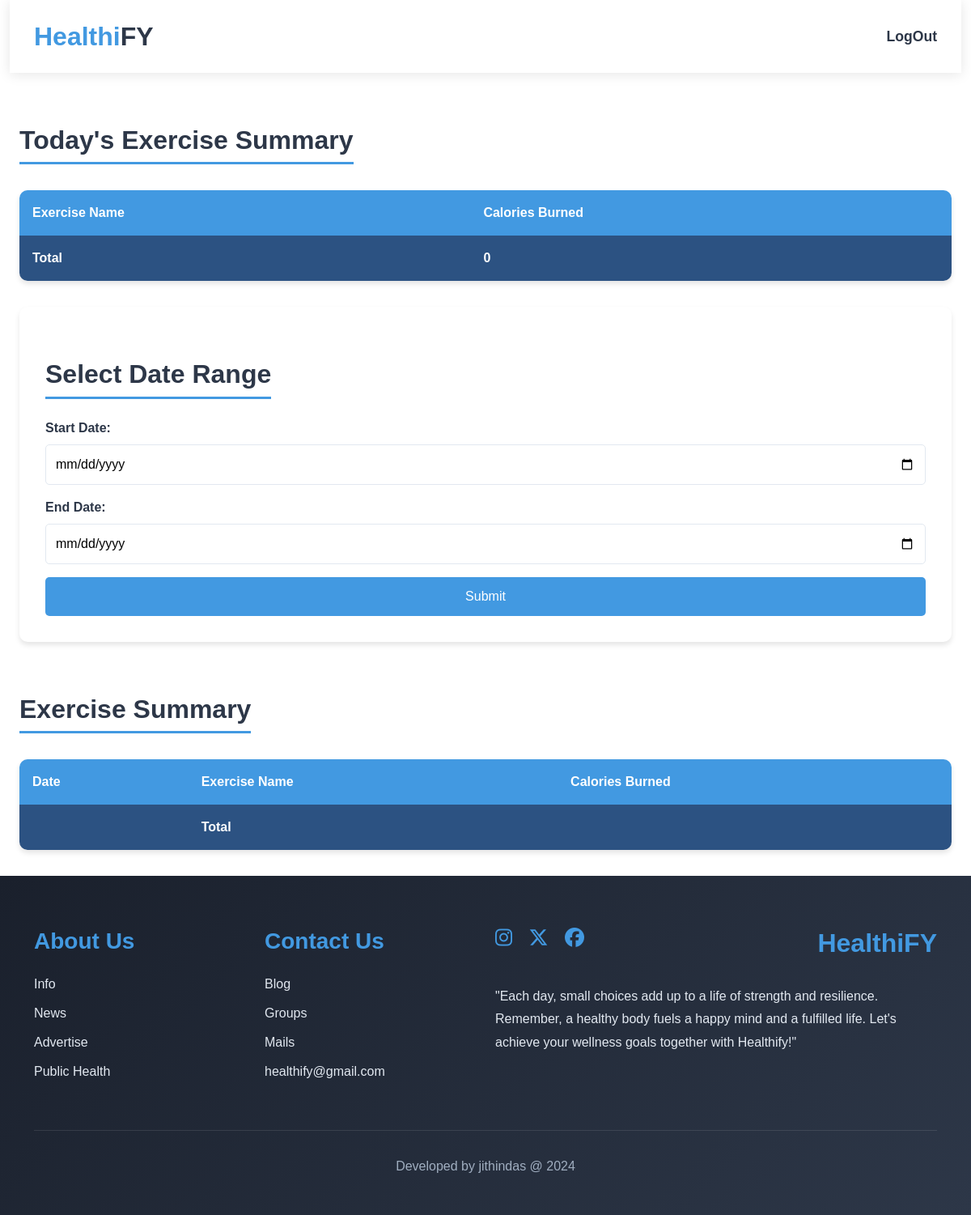
Before: /exsummary/ (signed in) with the older database file.
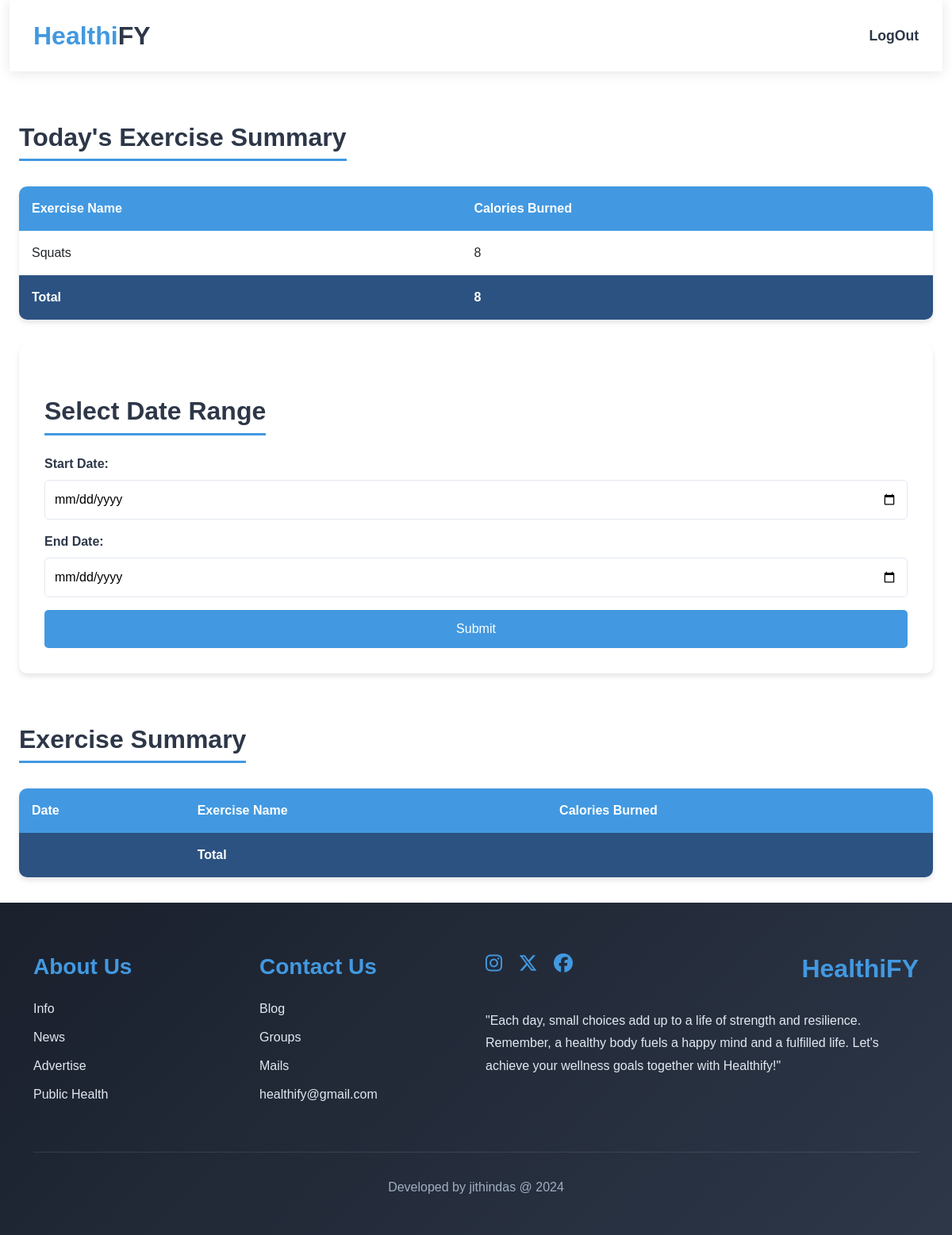
After: the same page with the newer database file.
### web/models.py (models this page shows, shortened)
class Exercise_Data(models.Model):
    exercise=models.ForeignKey(Exercise,on_delete=models.CASCADE)   #exercise is connected with Exercise table
    user=models.ForeignKey(User,on_delete=models.CASCADE)    #user is conneted with User table
    created_date=models.DateField(auto_now_add=True,null=True)
    updated_date=models.DateField(auto_now_add=True,null=True)

class Exercise(models.Model):
    name=models.CharField(max_length=200)   #name of the exercise
    description=models.TextField(blank=True,null=True)   #description of the exercise
    duration=models.CharField(max_length=100,default='60:00',blank=True,null=True)  # Duration of the exercise
    reps=models.PositiveIntegerField(default=25,blank=True,null=True)   # Default number of repetitions set to 15
    calories_burned=models.PositiveIntegerField()  # Calories burned during the exercise
    gif=models.ImageField(upload_to="images/",blank=True,null=True)  # GIF of the exercise

### web/views.py (the view, shortened to what this page needs)
# urls.py: path('exsummary/', ExerciseSummary.as_view(), name='exsummary'),
class ExerciseSummary(View):
    def get(self,request,*args,**kwargs):
        todays_calorie=0
        todays_data = Exercise_Data.objects.filter(user=request.user,created_date=timezone.now().date())
        for calorie in todays_data:
            todays_calorie=todays_calorie+calorie.exercise.calories_burned
        form=DateRangeForm()
        return render(request,'ex_summary.html',{'form':form,'todaysummary': todays_data,'today_calorie':todays_calorie})

### web/forms.py
class DateRangeForm(forms.Form):
    start_date = forms.DateField(
        widget=forms.TextInput(attrs={'type': 'date'}),
        label='Start Date'
    )
    end_date = forms.DateField(
        widget=forms.TextInput(attrs={'type': 'date'}),
        label='End Date'
    )

### web/templates/ex_summary.html (shortened to what this page needs)
{% extends 'profile_update.html' %}
{% load static %}
{% block content %}
<div class="summary-container">
    <h1 class="section-title">Today's Exercise Summary</h1>
    <table class="summary-table">
        <thead>
            <tr>
                <th>Exercise Name</th>
                <th>Calories Burned</th>
            </tr>
        </thead>
        <tbody>
            {% for i in todaysummary %}
            <tr>
                <td>{{ i.exercise.name }}</td>
                <td>{{ i.exercise.calories_burned }}</td>
            </tr>
            {% endfor %}
            <tr class="total-row">
                <th>Total</th>
                <th>{{today_calorie}}</th>
            </tr>
        </tbody>
    </table>
    <div class="date-range-form">
        <h1 class="section-title">Select Date Range</h1>
        <form method="post">
            {{ form.as_p }}
            <button type="submit" class="submit-btn">Submit</button>
        </form>
    </div>
    <h1 class="section-title">Exercise Summary</h1>
    <table class="summary-table">
        <thead>
            <tr>
                <th>Date</th>
                <th>Exercise Name</th>
                <th>Calories Burned</th>
            </tr>
        </thead>
        <tbody>
            <tr class="total-row">
                <th></th>
                <th>Total</th>
                <th>{{total_calorie}}</th>
            </tr>
        </tbody>
    </table>
</div>
{% endblock content %}

### web/templates/profile_update.html (shortened to what this page needs)
<!DOCTYPE html>
<html lang="en">
<head>
    <link href="https://cdn.jsdelivr.net/npm/bootstrap@5.3.3/dist/css/bootstrap.min.css" rel="stylesheet">
    <link rel="stylesheet" href="https://cdnjs.cloudflare.com/ajax/libs/font-awesome/6.6.0/css/all.min.css">
</head>
<body>
    <div class="container-fluid sticky-top">
        <header>
            <nav class="navbar navbar-expand-lg header">
                <div class="container">
                    <a class="navbar-brand" href="{% url 'profile' %}">
                        <span class="nav_heading">Healthi</span><span class="nav_heading_span">FY</span>
                    </a>
                    <div class="collapse navbar-collapse" id="navbarSupportedContent">
                        <div class="d-flex">
                            <a href="{% url 'logout' %}" class="navbar_link"><b>LogOut</b></a>
                        </div>
                    </div>
                </div>
            </nav>
        </header>
    </div>
    {% block content %}{% endblock content %}
    <div class="container-fluid footer">
        <div class="container">
            <div class="row">
                <div class="col-lg-6 col-md-6 col-sm-12 col-12">
                    <div class="row">
                        <div class="col-lg-6 col-md-6 col-sm-6 col-12">
                            <h3 class="footer_heading2">About Us</h3>
                            <p class="footer_text">Info</p>
                            <p class="footer_text">News</p>
                            <p class="footer_text">Advertise</p>
                            <p class="footer_text">Public Health</p>
                        </div>
                        <div class="col-lg-6 col-md-6 col-sm-6 col-12">
                            <h3 class="footer_heading2">Contact Us</h3>
                            <p class="footer_text">Blog</p>
                            <p class="footer_text">Groups</p>
                            <p class="footer_text">Mails</p>
                            <p class="footer_text">healthify@gmail.com</p>
                        </div>
                    </div>
                </div>
                <div class="col-lg-6 col-md-6 col-sm-12 col-12">
                    <div class="d-flex justify-content-between align-items-start">
                        <div class="social-icons">
                            <a href=""><i class="fa-brands fa-instagram footer_icon"></i></a>
                            <a href=""><i class="fa-brands fa-x-twitter footer_icon"></i></a>
                            <a href=""><i class="fa-brands fa-facebook footer_icon"></i></a>
                        </div>
                        <h1 class="footer_heading1">HealthiFY</h1>
                    </div>
                    <p class="footer_p">
                        "Each day, small choices add up to a life of strength and resilience. Remember, a healthy body
                        fuels a happy mind and a fulfilled life. Let's achieve your wellness goals together with
                        Healthify!"
                    </p>
                </div>
            </div>
            <p class="footer_p1">Developed by jithindas @ 2024</p>
        </div>
    </div>
</body>
</html>

### web/templates/profile_update.html (style rules this page uses)
* { margin: 0; padding: 0; box-sizing: border-box; font-family: 'Poppins', sans-serif; }
.header { backdrop-filter: blur(12px); box-shadow: 0 2px 15px rgba(0, 0, 0, 0.1); padding: 1rem 0; }
.nav_heading { font-size: 2rem; color: #4299e1; font-weight: 700; transition: all 0.3s ease; }
.nav_heading_span { font-size: 2rem; color: #2d3748; font-weight: 700; }
.navbar_link { text-decoration: none; color: #2d3748; font-size: 1.1rem; transition: all 0.3s ease; position: relative; }
.navbar_link:after { content: ''; position: absolute; width: 0; height: 2px; bottom: -5px; left: 0; background-color: #4299e1; transition: width 0.3s ease; }
.footer { background: linear-gradient(135deg, #1a202c 0%, #2d3748 100%); padding: 4rem 0 2rem; color: white; }
.footer_heading2 { color: #4299e1; font-weight: 600; margin-bottom: 1.5rem; position: relative; }
.footer_text { color: #e2e8f0; transition: all 0.3s ease; margin-bottom: 0.75rem; }
.footer_icon { color: #4299e1; font-size: 1.5rem; margin-right: 1rem; transition: all 0.3s ease; }
.footer_heading1 { font-size: 2rem; color: #4299e1; font-weight: 700; }
.footer_p { color: #e2e8f0; line-height: 1.8; margin-top: 1.5rem; }
.footer_p1 { color: #a0aec0; text-align: center; margin-top: 3rem; padding-top: 2rem; border-top: 1px solid rgba(255, 255, 255, 0.1); }

### web/templates/ex_summary.html (style rules this page uses)
.summary-container { max-width: 1200px; margin: 2rem auto; padding: 0 1.5rem; }
.section-title { color: #2d3748; font-size: 2rem; font-weight: 600; margin: 2rem 0; padding-bottom: 0.5rem; border-bottom: 3px solid #4299e1; display: inline-block; }
.summary-table { width: 100%; border-collapse: collapse; background: white; border-radius: 10px; overflow: hidden; box-shadow: 0 4px 6px rgba(0, 0, 0, 0.1); margin-bottom: 2rem; }
.summary-table thead { background-color: #4299e1; color: white; }
.summary-table th, .summary-table td { padding: 1rem; text-align: left; border: none; }
.summary-table tbody tr:nth-child(even) { background-color: #f7fafc; }
.total-row { background-color: #2c5282 !important; color: white; font-weight: bold; }
.date-range-form { background: white; padding: 2rem; border-radius: 10px; box-shadow: 0 4px 6px rgba(0, 0, 0, 0.1); margin: 2rem 0; }
.date-range-form h1 { margin-bottom: 1.5rem; }
.date-range-form form { display: grid; gap: 1rem; }
.date-range-form p { margin: 0; }
.date-range-form label { display: block; font-weight: 600; margin-bottom: 0.5rem; color: #2d3748; }
.date-range-form input { width: 100%; padding: 0.75rem; border: 1px solid #e2e8f0; border-radius: 5px; font-size: 1rem; }
.submit-btn { background-color: #4299e1; color: white; padding: 0.75rem 1.5rem; border: none; border-radius: 5px; font-size: 1rem; cursor: pointer; transition: background-color 0.3s ease; }

Changed rows visible on the page:
added Exercise_Data: exercise.name "Squats", exercise.calories_burned "8"
Other visible differences:
{{ today_calorie }}: "0" → "8"
